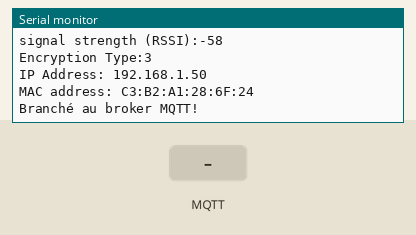
Recording of a program running on a simulated Arduino MKR. Shown: the last lines printed to the serial monitor. The test bench sets the inputs (shaded band). WiFi joins after 1.5 s; servers stay silent unless stated; no MQTT or app messages arrive unless stated.

Above: at 5.7 s.
5.8 s: MQTT message "IDO2" arrives on the first subscribed topic
At 6.7 s:
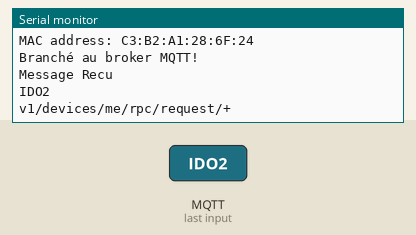
7.3 s: MQTT message "iotwifi2020" arrives on the first subscribed topic
At 7.8 s:
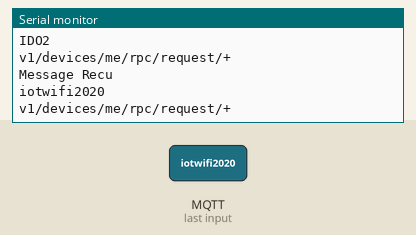
8.8 s: MQTT message "on" arrives on the first subscribed topic
At 10.0 s:
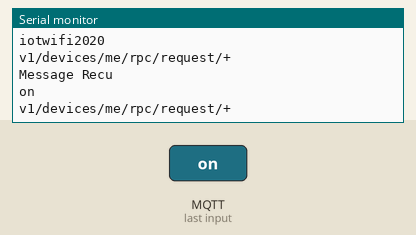
10.3 s: MQTT message "off" arrives on the first subscribed topic
At 11.3 s:
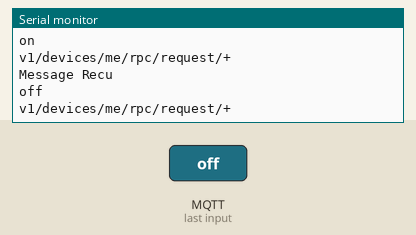

Measured:
- after the input at 5.8 s, the serial monitor: prints a new line at once (image 1)
- after the input at 7.3 s, the serial monitor: prints a new line at once (image 2)
- after the input at 8.8 s, the serial monitor: prints a new line at once (image 3)
- after the input at 10.3 s, the serial monitor: prints a new line at once (image 4)

The program:

main.cpp
```cpp
/*
  Titre      : DEMO - RPC Blink
  Auteur     : André Roussel
  Date       : 20/10/2022
  Description: Démonstration de l'abonement a un message MQTT (RPC) et son affichage dans le moniteur série
  Droits     : Reproduction permise pour usage pédagogique
  Version    : 0.0.1
*/


#include <Arduino.h>
#include "WIFI_NINA_Connector.h"
#include "MQTTConnector.h"

void setup() {
  // put your setup code here, to run once:
  wifiConnect();                            //  Branchement au réseau WIFI
  MQTTConnect();

}

void loop() {
  // put your main code here, to run repeatedly:
  ClientMQTT.loop();
}
```

MQTTConnector.h
```cpp
/*
  Titre      : MQTTConnector.h
  Auteur     : André Roussel
  Date       : 05/11/2021
  Description: Utilitaire de branchement a un Broker MQTT une fois une connexion établisa l'internet via WIFI, GSM, etc...
  Droits     : Reproduction permise pour usage pédagogique
  Version    : 0.0.1
*/


#include <MQTT.h>


//Constante nécessaire pour le branchement au Broker MQTT

const char MQTT_SERVER[]    = SECRET_MQTT_SERVER_IP;    // Adresse IP du broker MQTT
const int MQTT_SERVER_PORT  = SECRET_MQTT_SERVER_PORT;  // Port du broker MQTT


// Pramètre d'identification de l'objet
const char TOKEN[]        = SECRET_TOKEN;         // Token d'accès de l'objet
const char DEVICE_ID[]    = SECRET_DEVICE_ID;     // Numéro d'indentification de l'objet provenant de Thingsboard

MQTTClient ClientMQTT;      // Création d'un client MQTT pour l'échange de donnée entre l'objet IDO et le broker MQTT


String Payload ="{";      // Chaine de caractère qui contiendra le message envoyer de l'objet vers thingsboard


void messageReceived(String &topic, String &payload) {

  Serial.println("Message Recu");
  Serial.println(payload);
  Serial.println(topic);

}


// Fonctionnalité de branchement utilisant le protocole MQTT

void MQTTConnect() {

  ClientMQTT.begin(MQTT_SERVER, MQTT_SERVER_PORT, ClientWIFI);

  ClientMQTT.onMessage(messageReceived);

  while (!ClientMQTT.connect(DEVICE_ID, TOKEN, "")) {
    Serial.print(".");
    delay(1000);
  }

  //traitement des message recu

  Serial.println("\nBranché au broker MQTT!\n");
  delay(1000);

  ClientMQTT.subscribe("v1/devices/me/rpc/request/+");


}


// Affiche la payload qui est envoyé ainsi que sa longeur


/*
  Fonctionnalité qui permet de créer la chaine de données a envoyé au broker MQTT
  Pour le moment, cette chaine ne doit pas dépassé un maximum de 100 caractère
*/

void appendPayload(String Name, float Val)
{

  if( Payload != "{")
  {
    Payload += ",";
  }

  Payload += "\"";
  Payload += Name;
  Payload += "\": ";
  Payload += Val;

}

/*
  Fonctionnalité qui permet l'envoie de la chaine de caractères sous la forme de paires
  Nom associé a la donnée, Valeur de al donnée
*/

void sendPayload()
{
  char attributes[200];
  Payload += "}";
  Payload.toCharArray(attributes, 200);
  ClientMQTT.publish("v1/devices/me/telemetry", attributes);

  Serial.print("Payload -> ");
  Serial.println(Payload);
  Serial.print("Payload length -> ");
  Serial.println(Payload.length());

  Payload="{";

}

void sendMQTTStringAsPayload(String myPayload)
{
  char myAttributes[200];

  myPayload.toCharArray(myAttributes, 200);
  ClientMQTT.publish("v1/devices/me/telemetry", myAttributes);

  Serial.print("Payload -> ");
  Serial.println(Payload);
  Serial.print("Payload length -> ");
  Serial.println(Payload.length());

}
```

Secrets.h
```cpp
/*

Important - Add to git ignore

*/

/*
SSID du WIFI ainsi que le mot de passe
Modifier les paramètre WIFI pour le réseau auquels votre objets doit se brancher
*/


//  Uncoment to use IDO open network
/*
    #define WIFI_SECRET_SSID "IOT_OBJECTS"
    #define WIFI_SECRET_USER ""
    #define WIFI_SECRET_PASS "42Bidules!"
    #define SECRET_MQTT_SERVER_IP "10.10.2.20"

*/

//  Uncoment to use IDO open network
/*
    #define WIFI_SECRET_SSID "IDO2"
    #define WIFI_SECRET_USER ""
    #define WIFI_SECRET_PASS "99Bidules!"
    #define SECRET_MQTT_SERVER_IP "192.168.1.99"
*/

//  Uncoment to use demo open network

    #define WIFI_SECRET_SSID "IDO"
    #define WIFI_SECRET_USER ""
    #define WIFI_SECRET_PASS "99Bidules!"
    #define SECRET_MQTT_SERVER_IP "192.168.1.199"


//  Uncoment to test other wifi  networks
/*
    #define WIFI_SECRET_SSID "CCNB-IOT-WRLS"
    #define WIFI_SECRET_USER ""
    #define WIFI_SECRET_PASS "iotwifi2020"
    #define SECRET_MQTT_SERVER_IP "198.164.130.74"

*/

//  Uncoment to use CCNB WPA2 Enterprise network
/*
    #define WIFI_SECRET_SSID "CCNB-IOT-WRLS"
    #define WIFI_SECRET_USER "ba-ido-01"
    #define WIFI_SECRET_PASS "iotwifi2020"
    #define SECRET_MQTT_SERVER_IP "198.164.130.74"
*/
/*
Information nécessaire pour le branchement a un Broker MQTT
Dans le cadre du cours AIIA1013, ne modifié pas cet information
*/

#define SECRET_MQTT_SERVER_PORT 1883

/*
Détails sur l'indentification de l'objet
Cette information provient de l'objet virtuel créer sur le serveur Thingsbord
*/

#define SECRET_TOKEN  "bZtOjXALFUo4jBGI0HOf"
#define SECRET_DEVICE_ID "19b8b040-5085-11ed-9f5d-cb63774c0837"
```

WIFI_NINA_Connector.h
```cpp
/*
  Titre      : WIFI_NINA_Connector.h
  Auteur     : André Roussel
  Date       : 03/11/2021
  Description: Fonctions nécessaire pour branché un Arduino MKR1000 a un réseau WIFI
  Droits     : Reproduction permise pour usage pédagogique
  Version    : 0.0.2
*/

// mkr1010
// nano iot 33


#include "Secrets.h"
#include <SPI.h>
#include <wifiNINA.h>
#include "wifiStatus.h"


const char SSID[] = WIFI_SECRET_SSID; // WiFI ssid provenant du fichier Secrets.h
const char USER[] = WIFI_SECRET_USER; // Nom d'usage WIFI si nécessaire provenant aussi du fichier Secrets.h
const char PASS[] = WIFI_SECRET_PASS; // WiFI mot de passe provenant du fichier Secrets.h

int status = WL_IDLE_STATUS;          // Statut de la radio WIFI


WiFiClient ClientWIFI;                //Objets représantant un client se branchant a un réseau WIFI


/*
Fonction de connectivité a un réseau WIFI
*/

void wifiConnect()
{
  String fv = WiFi.firmwareVersion();
  if (fv < WIFI_FIRMWARE_LATEST_VERSION) {
    Serial.println("Please upgrade the firmware");
  }

  // Boucle de branchement au réseau WIFI.  Essaie de branchement a tout les 10 secondes jusqu'a réussite
  while (status != WL_CONNECTED)
  {
    Serial.print("Tentative de branchement au réseau: ");
    Serial.println(SSID);

    // Vérification, si on as un nom d'usager, alors WPA2 Enterprise, sinon, WPA classique
    // strcmp -> si les deux chaines sont identique, strcmp retourne 0

    if( strcmp(USER,"") != 0)
    {
      status = WiFi.beginEnterprise(SSID, USER, PASS);
      Serial.println(WiFi.reasonCode());
      printWifiData();
    }
    else{
      status = WiFi.begin(SSID, PASS);
      Serial.println("WPA2");
      printWifiData();
    }


    Serial.println(status);


    delay(2000);  // Délai de 10 secondes entre les tentatives de connexion
  }

  //Sortie de la boucle, alors branché au réseau SSID
  Serial.print("Maintenant branché au réseau WIFI ");
  Serial.println(SSID);

  //Impression de l'information de connexion
  printCurrentNet();
  printWifiData();

}
```

wifiStatus.h
```cpp
/*
  Titre      : wifiStatus.h
  Auteur     : Trouvé sur le WEB et référence perdu dans la brume des temps
  Date       : 03/11/2021
  Description: Fonctionnalité pour information sur le branchement
  Droits     : Reproduction permise pour usage pédagogique
  Version    : 0.0.1
*/


//  Impression de l'adresse MAC du uC

void printMacAddress(byte mac[]) {
  for (int i = 5; i >= 0; i--) {
    if (mac[i] < 16) {
      Serial.print("0");
    }
    Serial.print(mac[i], HEX);
    if (i > 0) {
      Serial.print(":");
    }
  }
  Serial.println();
}


// Obtention de l'adresse IP et MAC du uC

void printWifiData() {
  // print your board's IP address:
  IPAddress ip = WiFi.localIP();
  Serial.print("IP Address: ");
  Serial.println(ip);

  // print your MAC address:
  byte mac[6];
  WiFi.macAddress(mac);
  Serial.print("MAC address: ");
  printMacAddress(mac);
}

// Capture de l'information du réseau WIFI

void printCurrentNet() {
  // print the SSID of the network you're attached to:
  Serial.print("SSID: ");
  Serial.println(WiFi.SSID());

  // print the MAC address of the router you're attached to:
  byte bssid[6];
  WiFi.BSSID(bssid);
  Serial.print("BSSID: ");
  printMacAddress(bssid);

  // print the received signal strength:
  long rssi = WiFi.RSSI();
  Serial.print("signal strength (RSSI):");
  Serial.println(rssi);

  // print the encryption type:
  byte encryption = WiFi.encryptionType();
  Serial.print("Encryption Type:");
  Serial.println(encryption, HEX);
  Serial.println();
}
```
